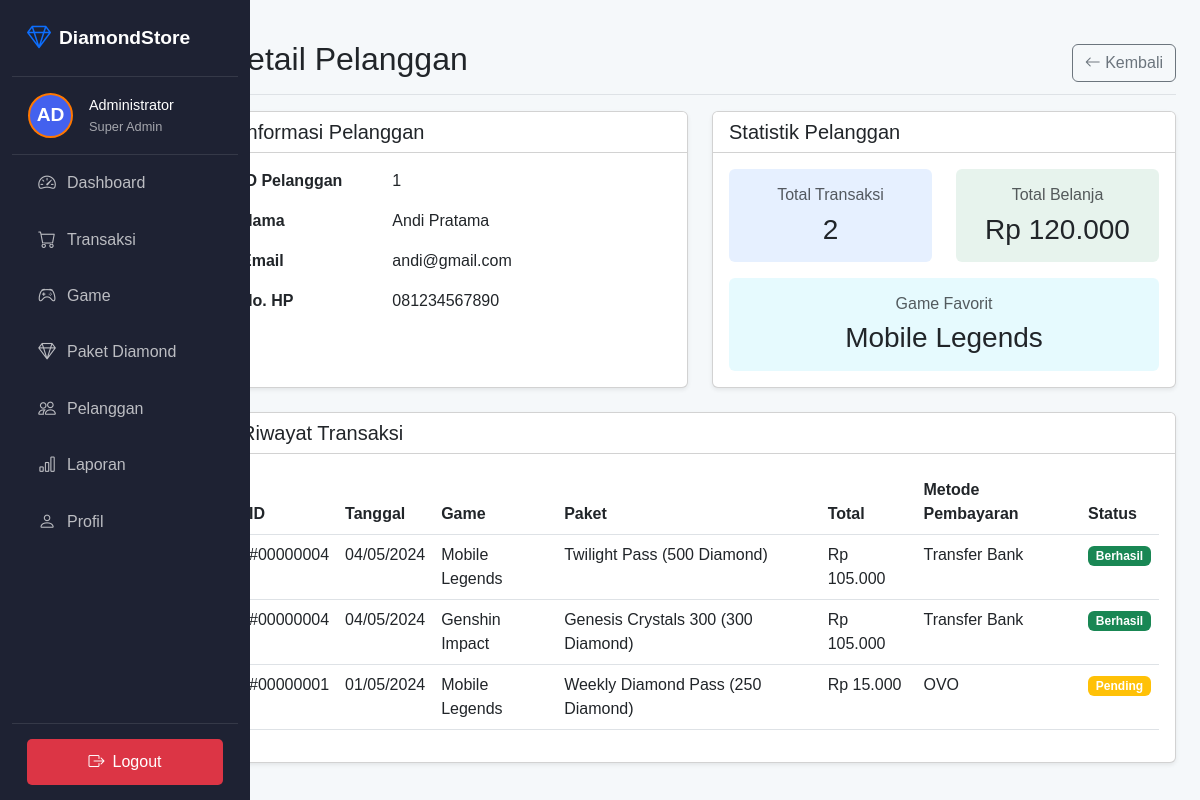
Page /game-topup/admin/customer_detail.php?id=1 (signed in) on the committed database.
### tables this page shows
CREATE TABLE `pelanggan` (
  `id_pelanggan` int(11) NOT NULL,
  `nama` varchar(100) DEFAULT NULL,
  `email` varchar(100) DEFAULT NULL,
  `no_hp` varchar(15) DEFAULT NULL,
  `user_id` int(11) DEFAULT NULL
);

CREATE TABLE `transaksi` (
  `id_transaksi` int(11) NOT NULL,
  `id_pelanggan` int(11) DEFAULT NULL,
  `tanggal_transaksi` date DEFAULT NULL,
  `waktu_transaksi` datetime DEFAULT current_timestamp(),
  `total_harga` decimal(10,2) DEFAULT NULL,
  `metode_pembayaran` varchar(50) DEFAULT NULL,
  `status` enum('pending','berhasil','gagal') DEFAULT 'pending'
);

CREATE TABLE `game` (
  `id_game` int(11) NOT NULL,
  `nama_game` varchar(100) DEFAULT NULL,
  `developer` varchar(100) DEFAULT NULL
);

CREATE TABLE `paketdiamond` (
  `id_paket` int(11) NOT NULL,
  `id_game` int(11) DEFAULT NULL,
  `nama_paket` varchar(100) DEFAULT NULL,
  `jumlah_diamond` int(11) DEFAULT NULL,
  `harga` decimal(10,2) DEFAULT NULL
);

### game-topup/admin/customer_detail.php (the view, shortened to what this page needs)
<?php
include '../config/database.php';
include '../includes/functions.php';
$customer_id = (int)$_GET['id'];
$query = "SELECT * FROM Pelanggan WHERE id_pelanggan = $customer_id";
$result = mysqli_query($conn, $query);
$customer = mysqli_fetch_assoc($result);
$transactions_query = "SELECT t.*, g.nama_game, pd.nama_paket, pd.jumlah_diamond
                      FROM Transaksi t
                      JOIN DetailTransaksi dt ON t.id_transaksi = dt.id_transaksi
                      JOIN PaketDiamond pd ON dt.id_paket = pd.id_paket
                      JOIN Game g ON pd.id_game = g.id_game
                      WHERE t.id_pelanggan = $customer_id
                      ORDER BY t.id_transaksi DESC";
$transactions_result = mysqli_query($conn, $transactions_query);
$stats_query = "SELECT COUNT(*) as transaction_count, SUM(total_harga) as total_spending
               FROM Transaksi
               WHERE id_pelanggan = $customer_id";
$stats_result = mysqli_query($conn, $stats_query);
$stats = mysqli_fetch_assoc($stats_result);
$transaction_count = $stats['transaction_count'] ?: 0;
$total_spending = $stats['total_spending'] ?: 0;
$favorite_game_query = "SELECT g.nama_game, COUNT(dt.id_detail) as purchase_count
                       FROM Game g
                       JOIN PaketDiamond pd ON g.id_game = pd.id_game
                       JOIN DetailTransaksi dt ON pd.id_paket = dt.id_paket
                       JOIN Transaksi t ON dt.id_transaksi = t.id_transaksi
                       WHERE t.id_pelanggan = $customer_id
                       GROUP BY g.id_game
                       ORDER BY purchase_count DESC
                       LIMIT 1";
$favorite_game_result = mysqli_query($conn, $favorite_game_query);
$favorite_game = mysqli_fetch_assoc($favorite_game_result);
$favorite_game_name = $favorite_game ? $favorite_game['nama_game'] : 'N/A';
?>
<!DOCTYPE html>
<html lang="en">
<head>
    <link href="https://cdn.jsdelivr.net/npm/bootstrap@5.3.0/dist/css/bootstrap.min.css" rel="stylesheet">
    <link rel="stylesheet" href="https://cdn.jsdelivr.net/npm/bootstrap-icons@1.11.0/font/bootstrap-icons.css">
    <link rel="stylesheet" href="../assets/css/style.css">
</head>
<body>
    <div class="container-fluid">
        <div class="row">
            <?php include 'sidebar.php'; ?>
            <main class="col-md-9 ms-sm-auto col-lg-10 px-md-4 py-4">
                <div class="d-flex justify-content-between flex-wrap flex-md-nowrap align-items-center pt-3 pb-2 mb-3 border-bottom">
                    <h1 class="h2">Detail Pelanggan</h1>
                    <a href="customers.php" class="btn btn-outline-secondary">
                        <i class="bi bi-arrow-left"></i> Kembali
                    </a>
                </div>
                <div class="row mb-4">
                    <div class="col-md-6">
                        <div class="card shadow-sm h-100">
                            <div class="card-header bg-white">
                                <h5 class="mb-0">Informasi Pelanggan</h5>
                            </div>
                            <div class="card-body">
                                <div class="row mb-3">
                                    <div class="col-md-4 fw-bold">ID Pelanggan</div>
                                    <div class="col-md-8"><?php echo $customer['id_pelanggan']; ?></div>
                                </div>
                                <div class="row mb-3">
                                    <div class="col-md-4 fw-bold">Nama</div>
                                    <div class="col-md-8"><?php echo $customer['nama']; ?></div>
                                </div>
                                <div class="row mb-3">
                                    <div class="col-md-4 fw-bold">Email</div>
                                    <div class="col-md-8"><?php echo $customer['email']; ?></div>
                                </div>
                                <div class="row mb-3">
                                    <div class="col-md-4 fw-bold">No. HP</div>
                                    <div class="col-md-8"><?php echo $customer['no_hp']; ?></div>
                                </div>
                            </div>
                        </div>
                    </div>
                    <div class="col-md-6">
                        <div class="card shadow-sm h-100">
                            <div class="card-header bg-white">
                                <h5 class="mb-0">Statistik Pelanggan</h5>
                            </div>
                            <div class="card-body">
                                <div class="row mb-3">
                                    <div class="col-md-6">
                                        <div class="card bg-primary bg-opacity-10 border-0">
                                            <div class="card-body text-center">
                                                <h6 class="text-muted mb-2">Total Transaksi</h6>
                                                <h3 class="mb-0"><?php echo $transaction_count; ?></h3>
                                            </div>
                                        </div>
                                    </div>
                                    <div class="col-md-6">
                                        <div class="card bg-success bg-opacity-10 border-0">
                                            <div class="card-body text-center">
                                                <h6 class="text-muted mb-2">Total Belanja</h6>
                                                <h3 class="mb-0"><?php echo formatCurrency($total_spending); ?></h3>
                                            </div>
                                        </div>
                                    </div>
                                </div>
                                <div class="row">
                                    <div class="col-md-12">
                                        <div class="card bg-info bg-opacity-10 border-0">
                                            <div class="card-body text-center">
                                                <h6 class="text-muted mb-2">Game Favorit</h6>
                                                <h3 class="mb-0"><?php echo $favorite_game_name; ?></h3>
                                            </div>
                                        </div>
                                    </div>
                                </div>
                            </div>
                        </div>
                    </div>
                </div>
                <div class="card shadow-sm">
                    <div class="card-header bg-white">
                        <h5 class="mb-0">Riwayat Transaksi</h5>
                    </div>
                    <div class="card-body">
                        <div class="table-responsive">
                            <table class="table table-hover">
                                <thead>
                                    <tr>
                                        <th>ID</th>
                                        <th>Tanggal</th>
                                        <th>Game</th>
                                        <th>Paket</th>
                                        <th>Total</th>
                                        <th>Metode Pembayaran</th>
                                        <th>Status</th>
                                    </tr>
                                </thead>
                                <tbody>
                                    <?php if (mysqli_num_rows($transactions_result) > 0): ?>
                                        <?php while ($transaction = mysqli_fetch_assoc($transactions_result)): ?>
                                        <tr>
                                            <td>#<?php echo str_pad($transaction['id_transaksi'], 8, '0', STR_PAD_LEFT); ?></td>
                                            <td><?php echo date('d/m/Y', strtotime($transaction['tanggal_transaksi'])); ?></td>
                                            <td><?php echo $transaction['nama_game']; ?></td>
                                            <td><?php echo $transaction['nama_paket']; ?> (<?php echo number_format($transaction['jumlah_diamond']); ?> Diamond)</td>
                                            <td><?php echo formatCurrency($transaction['total_harga']); ?></td>
                                            <td><?php echo $transaction['metode_pembayaran']; ?></td>
                                            <td><?php echo getStatusLabel($transaction['status']); ?></td>
                                        </tr>
                                        <?php endwhile; ?>
                                    <?php else: ?>
                                        <tr>
                                            <td colspan="7" class="text-center py-3">Tidak ada transaksi yang ditemukan</td>
                                        </tr>
                                    <?php endif; ?>
                                </tbody>
                            </table>
                        </div>
                    </div>
                </div>
            </main>
        </div>
    </div>
</body>
</html>

### game-topup/includes/functions.php (shortened to what this page needs)
<?php
function formatCurrency($amount) {
    return 'Rp ' . number_format($amount, 0, ',', '.');
}
function getStatusLabel($status) {
    switch ($status) {
        case 'pending':
            return '<span class="badge bg-warning">Pending</span>';
        case 'berhasil':
            return '<span class="badge bg-success">Berhasil</span>';
    }
}

### game-topup/assets/css/style.css (style rules this page uses)
:root { --primary-color: #ff5722; --secondary-color: #e64a19; --accent-color: #ff9800; --success-color: #4caf50; --warning-color: #ffc107; --danger-color: #f44336; --light-color: #f8f9fa; --dark-color: #212529; --gray-dark: #343a40; --gray: #6c757d; }
body { font-family: "Poppins", sans-serif; background-color: #f5f8fa; }

### rows in the picture
pelanggan: id_pelanggan "1", nama "Andi Pratama", email "andi@gmail.com", no_hp "081234567890"
transaksi: id_transaksi "00000004", tanggal_transaksi "04/05/2024", game.nama_game "Mobile Legends", paketdiamond.nama_paket "Twilight Pass", paketdiamond.jumlah_diamond "500", total_harga "Rp 105.000", metode_pembayaran "Transfer Bank", status "Berhasil", game.nama_game "Genshin Impact", paketdiamond.nama_paket "Genesis Crystals 300", paketdiamond.jumlah_diamond "300"
transaksi: id_transaksi "00000001", tanggal_transaksi "01/05/2024", game.nama_game "Mobile Legends", paketdiamond.nama_paket "Weekly Diamond Pass", paketdiamond.jumlah_diamond "250", total_harga "Rp 15.000", metode_pembayaran "OVO", status "Pending"

### other values in the picture
$transaction_count "2"
formatCurrency($total_spending) "Rp 120.000"
$favorite_game_name "Mobile Legends"
